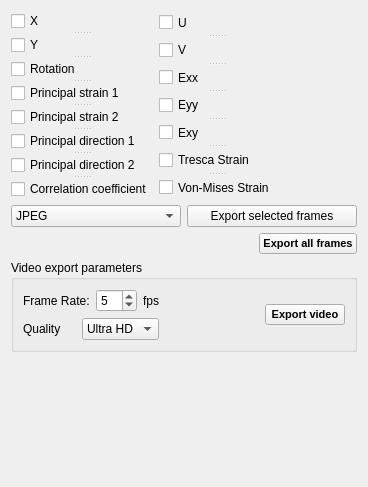
        <widget class="QWidget" name="exportTools">
         <property name="geometry">
          <rect>
           <x>0</x>
           <y>0</y>
           <width>368</width>
           <height>487</height>
          </rect>
         </property>
         <attribute name="icon">
          <iconset resource="icons.qrc">
           <normaloff>:/resources/1415620103_upload.png</normaloff>:/resources/1415620103_upload.png</iconset>
         </attribute>
         <attribute name="label">
          <string>Export tools</string>
         </attribute>
         <layout class="QVBoxLayout" name="verticalLayout_27">
          <item>
           <layout class="QVBoxLayout" name="verticalLayout_25">
            <item>
             <layout class="QHBoxLayout" name="horizontalLayout_22">
              <item>
               <widget class="QSplitter" name="splitter_2">
                <property name="orientation">
                 <enum>Qt::Vertical</enum>
                </property>
                <widget class="QCheckBox" name="xCheck">
                 <property name="text">
                  <string>X</string>
                 </property>
                </widget>
                <widget class="QCheckBox" name="yCheck">
                 <property name="text">
                  <string>Y</string>
                 </property>
                </widget>
                <widget class="QCheckBox" name="rotationCheck">
                 <property name="text">
                  <string>Rotation</string>
                 </property>
                </widget>
                <widget class="QCheckBox" name="pStrain1Check">
                 <property name="text">
                  <string>Principal strain 1</string>
                 </property>
                </widget>
                <widget class="QCheckBox" name="pStrain2Check">
                 <property name="text">
                  <string>Principal strain 2</string>
                 </property>
                </widget>
                <widget class="QCheckBox" name="pDirection1Check">
                 <property name="text">
                  <string>Principal direction 1</string>
                 </property>
                </widget>
                <widget class="QCheckBox" name="pDirection2Check">
                 <property name="text">
                  <string>Principal direction 2</string>
                 </property>
                </widget>
                <widget class="QCheckBox" name="corrCoefCheck">
                 <property name="text">
                  <string>Correlation coefficient</string>
                 </property>
                </widget>
               </widget>
              </item>
              <item>
               <widget class="QSplitter" name="splitter">
                <property name="orientation">
                 <enum>Qt::Vertical</enum>
                </property>
                <widget class="QCheckBox" name="uCheck">
                 <property name="text">
                  <string>U</string>
                 </property>
                </widget>
                <widget class="QCheckBox" name="vCheck">
                 <property name="text">
                  <string>V</string>
                 </property>
                </widget>
                <widget class="QCheckBox" name="exxCheck">
                 <property name="text">
                  <string>Exx</string>
                 </property>
                </widget>
                <widget class="QCheckBox" name="eyyCheck">
                 <property name="text">
                  <string>Eyy</string>
                 </property>
                </widget>
                <widget class="QCheckBox" name="exyCheck">
                 <property name="text">
                  <string>Exy</string>
                 </property>
                </widget>
                <widget class="QCheckBox" name="TrescaStrainCheck">
                 <property name="text">
                  <string>Tresca Strain</string>
                 </property>
                </widget>
                <widget class="QCheckBox" name="vmStrainCheck">
                 <property name="text">
                  <string>Von-Mises Strain</string>
                 </property>
                </widget>
               </widget>
              </item>
              <item>
               <spacer name="horizontalSpacer_13">
                <property name="orientation">
                 <enum>Qt::Horizontal</enum>
                </property>
                <property name="sizeHint" stdset="0">
                 <size>
                  <width>40</width>
                  <height>20</height>
                 </size>
                </property>
               </spacer>
              </item>
             </layout>
            </item>
            <item>
             <layout class="QHBoxLayout" name="horizontalLayout_23">
              <item>
               <widget class="QComboBox" name="exportTypeComboBox">
                <property name="currentIndex">
                 <number>0</number>
                </property>
                <item>
                 <property name="text">
                  <string>JPEG</string>
                 </property>
                </item>
                <item>
                 <property name="text">
                  <string>TIFF (LZW compression)</string>
                 </property>
                </item>
                <item>
                 <property name="text">
                  <string>BMP (uncompressed)</string>
                 </property>
                </item>
                <item>
                 <property name="text">
                  <string>CSV file</string>
                 </property>
                </item>
                <item>
                 <property name="text">
                  <string>Matlab file (.mat)</string>
                 </property>
                </item>
               </widget>
              </item>
              <item>
               <widget class="QPushButton" name="exportCurrentButton">
                <property name="text">
                 <string>Export selected frames</string>
                </property>
                <property name="icon">
                 <iconset resource="icons.qrc">
                  <normaloff>:/resources/1415539747_play_green_controls.png</normaloff>:/resources/1415539747_play_green_controls.png</iconset>
                </property>
                <property name="iconSize">
                 <size>
                  <width>25</width>
                  <height>25</height>
                 </size>
                </property>
               </widget>
              </item>
             </layout>
            </item>
            <item>
             <layout class="QHBoxLayout" name="horizontalLayout_24">
              <item>
               <spacer name="horizontalSpacer_12">
                <property name="orientation">
                 <enum>Qt::Horizontal</enum>
                </property>
                <property name="sizeHint" stdset="0">
                 <size>
                  <width>40</width>
                  <height>20</height>
                 </size>
                </property>
               </spacer>
              </item>
              <item>
               <widget class="QPushButton" name="exportAllButton">
                <property name="font">
                 <font>
                  <pointsize>8</pointsize>
                  <bold>true</bold>
                 </font>
                </property>
                <property name="text">
                 <string>Export all frames</string>
                </property>
                <property name="icon">
                 <iconset resource="icons.qrc">
                  <normaloff>:/resources/1415539731_play_green.png</normaloff>:/resources/1415539731_play_green.png</iconset>
                </property>
                <property name="iconSize">
                 <size>
                  <width>25</width>
                  <height>25</height>
                 </size>
                </property>
               </widget>
              </item>
             </layout>
            </item>
            <item>
             <widget class="QGroupBox" name="videoGroupBox">
              <property name="title">
               <string>Video export parameters</string>
              </property>
              <layout class="QHBoxLayout" name="horizontalLayout_28">
               <item>
                <layout class="QHBoxLayout" name="horizontalLayout_27">
                 <item>
                  <layout class="QVBoxLayout" name="verticalLayout_26">
                   <item>
                    <layout class="QHBoxLayout" name="horizontalLayout_25">
                     <item>
                      <widget class="QLabel" name="frameRateLabel_2">
                       <property name="text">
                        <string>Frame Rate:</string>
                       </property>
                      </widget>
                     </item>
                     <item>
                      <widget class="QDoubleSpinBox" name="exportFrameRateSpinBox">
                       <property name="decimals">
                        <number>0</number>
                       </property>
                       <property name="minimum">
                        <double>1.000000000000000</double>
                       </property>
                       <property name="maximum">
                        <double>60.000000000000000</double>
                       </property>
                       <property name="value">
                        <double>5.000000000000000</double>
                       </property>
                      </widget>
                     </item>
                     <item>
                      <widget class="QLabel" name="fpsLabel_2">
                       <property name="text">
                        <string>fps</string>
                       </property>
                      </widget>
                     </item>
                    </layout>
                   </item>
                   <item>
                    <layout class="QHBoxLayout" name="horizontalLayout_26">
                     <item>
                      <widget class="QLabel" name="videoFormatLabel">
                       <property name="text">
                        <string>Quality</string>
                       </property>
                      </widget>
                     </item>
                     <item>
                      <widget class="QComboBox" name="videoTypeComboBox">
                       <property name="currentIndex">
                        <number>2</number>
                       </property>
                       <item>
                        <property name="text">
                         <string>SD</string>
                        </property>
                       </item>
                       <item>
                        <property name="text">
                         <string>HD</string>
                        </property>
                       </item>
                       <item>
                        <property name="text">
                         <string>Ultra HD</string>
                        </property>
                       </item>
                      </widget>
                     </item>
                    </layout>
                   </item>
                  </layout>
                 </item>
                 <item>
                  <spacer name="horizontalSpacer_16">
                   <property name="orientation">
                    <enum>Qt::Horizontal</enum>
                   </property>
                   <property name="sizeHint" stdset="0">
                    <size>
                     <width>40</width>
                     <height>20</height>
                    </size>
                   </property>
                  </spacer>
                 </item>
                 <item>
                  <widget class="QPushButton" name="videoExportButton">
                   <property name="sizePolicy">
                    <sizepolicy hsizetype="Fixed" vsizetype="Fixed">
                     <horstretch>0</horstretch>
                     <verstretch>0</verstretch>
                    </sizepolicy>
                   </property>
                   <property name="font">
                    <font>
                     <pointsize>8</pointsize>
                     <bold>true</bold>
                    </font>
                   </property>
                   <property name="text">
                    <string>Export video</string>
                   </property>
                   <property name="icon">
                    <iconset resource="icons.qrc">
                     <normaloff>:/resources/1415540011_Movie.png</normaloff>:/resources/1415540011_Movie.png</iconset>
                   </property>
                   <property name="iconSize">
                    <size>
                     <width>30</width>
                     <height>30</height>
                    </size>
                   </property>
                  </widget>
                 </item>
                </layout>
               </item>
              </layout>
             </widget>
            </item>
           </layout>
          </item>
          <item>
           <spacer name="verticalSpacer_4">
            <property name="orientation">
             <enum>Qt::Vertical</enum>
            </property>
            <property name="sizeType">
             <enum>QSizePolicy::Expanding</enum>
            </property>
            <property name="sizeHint" stdset="0">
             <size>
              <width>20</width>
              <height>152</height>
             </size>
            </property>
           </spacer>
          </item>
         </layout>
        </widget>
